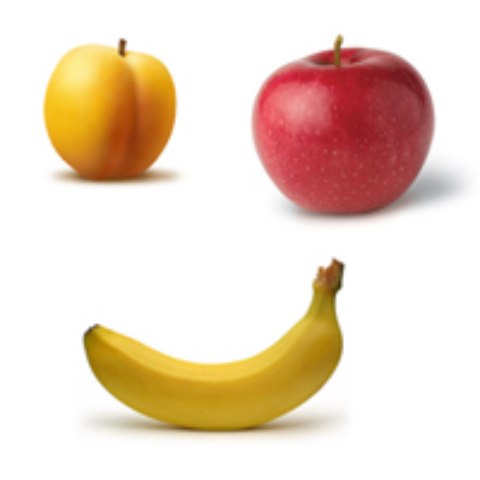
#> input picture fro.png, 480 x 480 px
$ python asg5.py
#> lines starting #> are read from the running program, lines starting #| are printed output that depends on the picture
import cv2
import numpy as np
from matplotlib import pyplot as plt

img = cv2.imread("fro.png")
#> img is the input picture: shape (480, 480, 3); mean B, G, R 200.7, 217, 236.6
height, width, _ = img.shape
#> height = 480; width = 480
print("Original Size: ",height," x ",width)
#| Original Size:  480  x  480
width = int(480/height*width)
height = 480
print("New Size: ",height," x ",width)
#| New Size:  480  x  480
img = cv2.resize(img,(width,height))

print("Original Image")
cv2.imshow("input",img)
# cv2.imshow("output",img)
# cv2.waitKey(0)
image = img.copy()
mask = np.zeros(image.shape[:2], np.uint8)

# The array is constructed of 1 row
# and 65 columns, and all array elements are 0
# Data type for the array is np.float64 (default)
backgroundModel = np.zeros((1, 65), np.float64)
foregroundModel = np.zeros((1, 65), np.float64)

# define the Region of Interest (ROI)
# as the coordinates of the rectangle
# where the values are entered as
# (startingPoint_x, startingPoint_y, width, height)
# these coordinates are according to the input image
# it may vary for different images
rectangle = (10, 150, 450, 300)


# number of iterations = 3
# cv2.GC_INIT_WITH_RECT is used because
# of the rectangle mode is used
cv2.grabCut(image, mask, rectangle,
			backgroundModel, foregroundModel,
			3, cv2.GC_INIT_WITH_RECT)

# In the new mask image, pixels will
# be marked with four flags
# four flags denote the background / foreground
# mask is changed, all the 0 and 2 pixels
# are converted to the background
# mask is changed, all the 1 and 3 pixels
# are now the part of the foreground
# the return type is also mentioned,
# this gives us the final mask
mask2 = np.where((mask == 2)|(mask == 0), 0, 1).astype('uint8')
# The final mask is multiplied with
# the input image to give the segmented image.
image = image * mask2[:, :, np.newaxis]
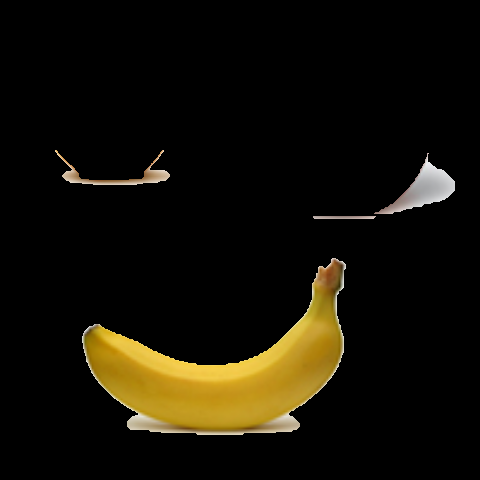
#> image: shape (480, 480, 3); mean B, G, R 6.3, 16.1, 19.6

# output segmented image
cv2.imshow("output",image)
cv2.waitKey(0)
